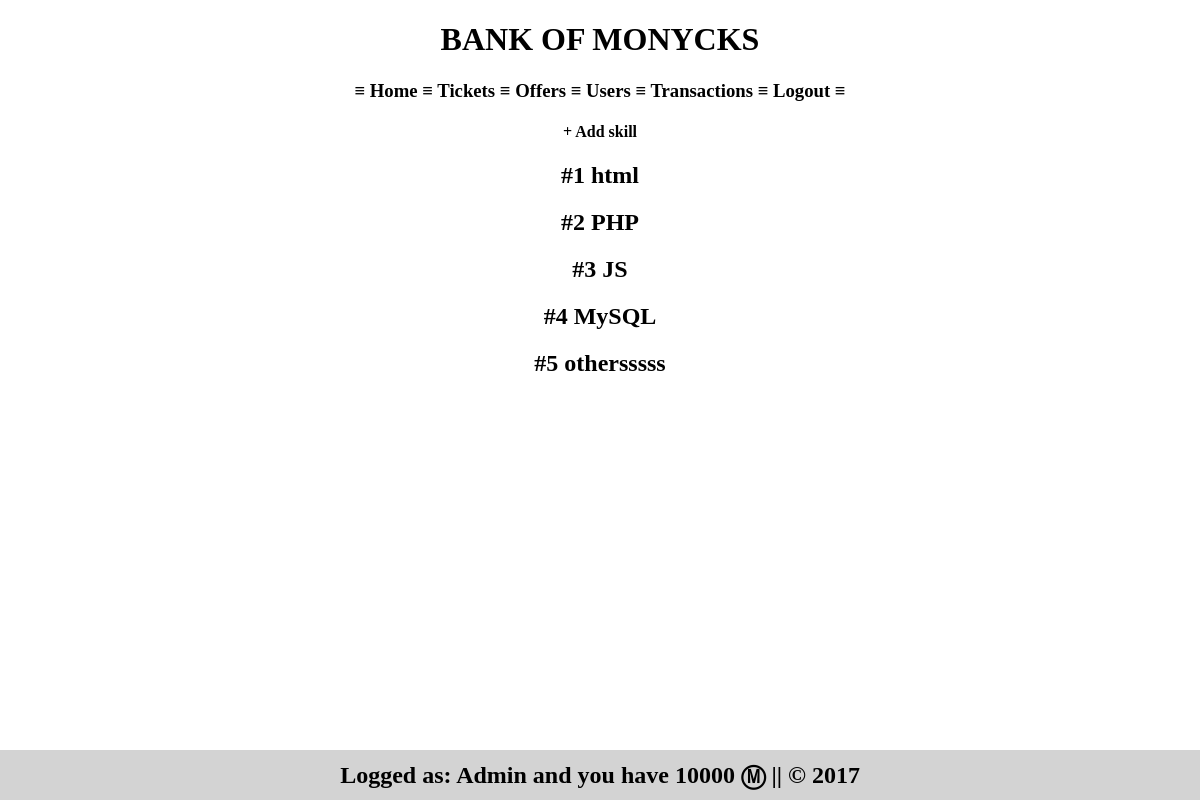
Page /index.php?skill=list (signed in) on the committed database.
### tables this page shows
CREATE TABLE `skills` (
  `id` int(11) NOT NULL,
  `language` varchar(50) NOT NULL
);

### models/tickets.php (called while the page is built, shortened)
<?php
function getSkills($bdd)
{
    $result = $bdd->query('SELECT * FROM skills ');
    return $result;
}

### views/listSkillView.php (the view, shortened to what this page needs)
<h4>
    <a href="<?php $project_path ?>index.php?skill=create">+ Add skill</a>
</h4>
<?php
foreach (getSkills($bdd) as $sk) {
    echo '<h2>#' . $sk['id'] . ' ' . $sk['language'];
}
?>

### views/css/main.css (style rules this page uses)
html,body { text-align: center; padding-bottom: 30px; margin: 0; }
a { text-decoration: none; color: black; }

### rows in the picture
skills: id "1", language "html"
skills: id "2", language "PHP"
skills: id "3", language "JS"
skills: id "4", language "MySQL"
skills: id "5", language "othersssss"

### other values in the picture
$project_title "BANK OF MONYCKS"
$_SESSION['login'] "Admin"
userBalance($bdd,$_SESSION['id']) "10000"
